Frame 1 (no input): blank canvas, image omitted
Frame 60 (no input): blank canvas, image omitted
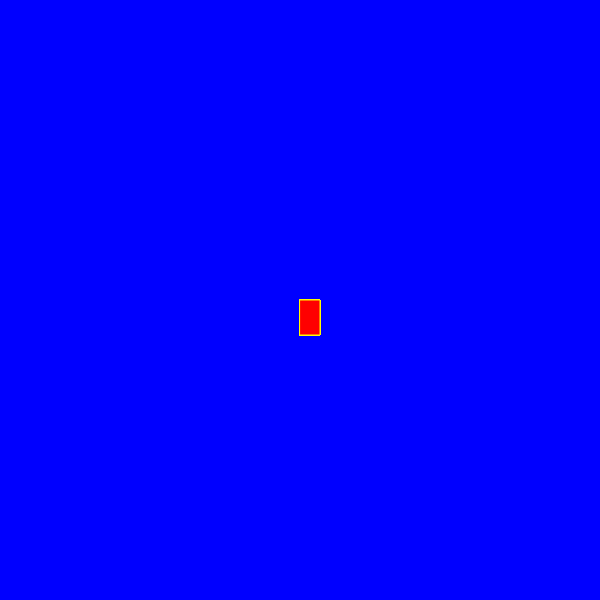
Frame 120 (the mouse pressed at the canvas centre since frame 60)

The p5.js sketch whose frames 1 and 60 were blank and that drew this single picture after the mouse press (run headless with seeded random() and noise() and a simulated clock; from frame 60 on, the mouse is pressed at the canvas centre):

// p5.js sketch
// ── sketch.js
function setup() {
    createCanvas(600, 600);
    background("blue");
  }
  
  function draw() {
    stroke("yellow");
    fill("red");
  
    //console.log(mouseIsPressed);
  
    if (mouseIsPressed) {
      rect(mouseX, mouseY, 20, 35);
    }
  }
  
